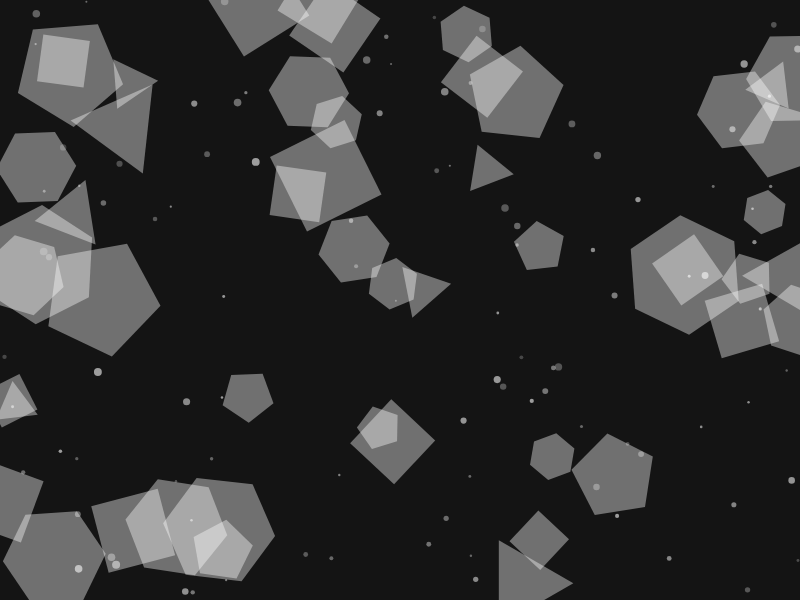
Frame 1 (no input)
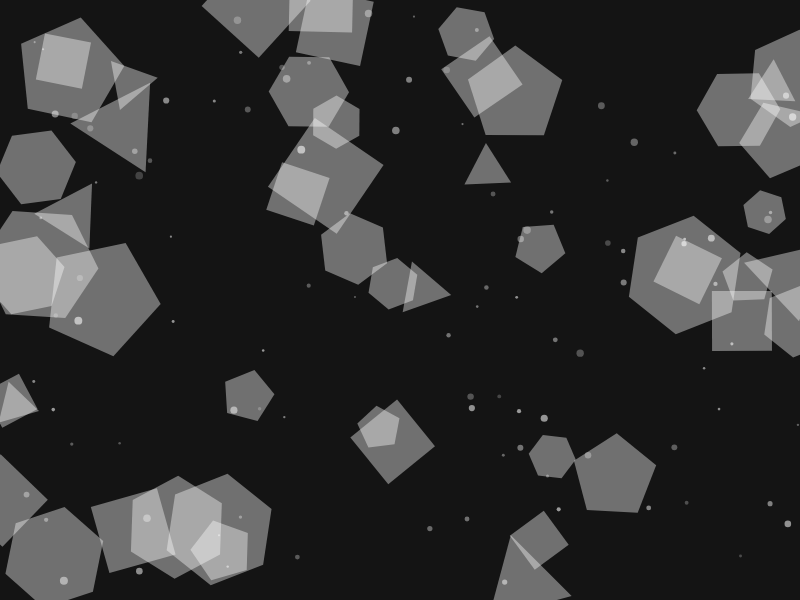
Frame 60 (no input)
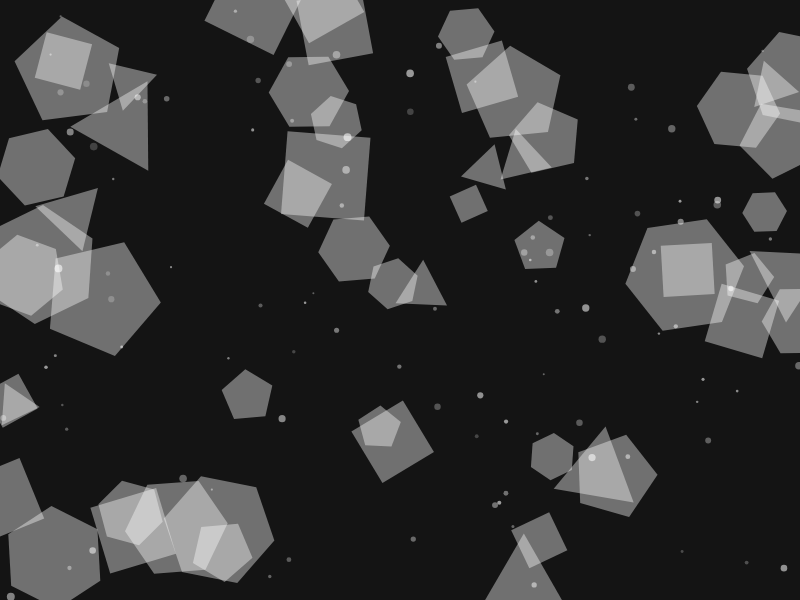
Frame 120 (the mouse pressed at the canvas centre since frame 60)

The p5.js sketch that drew these frames (run headless with seeded random() and noise() and a simulated clock; from frame 60 on, the mouse is pressed at the canvas centre):

// p5.js sketch
// ── sketch.js
let streams = [];
let clusters = [];
let numStreams = 100;
let numClusters = 50;

function setup() {
  createCanvas(800, 600);
  colorMode(GRAY);
  noStroke();

  // Create flowing light streaks
  for (let i = 0; i < numStreams; i++) {
    streams.push({
      x: random(width),
      y: random(height),
      vx: random(-1, 1),
      vy: random(-1, 1),
      size: random(2, 8),
      alpha: random(50, 150),
      path: []
    });
  }

  // Create initial clusters
  for (let i = 0; i < numClusters; i++) {
    clusters.push({
      x: random(width),
      y: random(height),
      size: random(20, 60),
      angle: random(TWO_PI),
      rotationSpeed: random(-0.01, 0.01),
      shape: int(random(3, 7)) // number of points
    });
  }
}

function draw() {
  background(20);

  // Update and draw streams
  for (let stream of streams) {
    // Move stream
    stream.x += stream.vx;
    stream.y += stream.vy;

    // Add to path
    stream.path.push({x: stream.x, y: stream.y});
    if (stream.path.length > 50) {
      stream.path.shift();
    }

    // Draw stream trail
    fill(255, stream.alpha);
    for (let i = 0; i < stream.path.length - 1; i++) {
      let alpha = map(i, 0, stream.path.length - 1, 0, stream.alpha);
      fill(255, alpha);
      let p1 = stream.path[i];
      let p2 = stream.path[i + 1];
      line(p1.x, p1.y, p2.x, p2.y);
    }

    // Draw head of stream
    ellipse(stream.x, stream.y, stream.size);

    // Boundary check
    if (stream.x < 0 || stream.x > width || stream.y < 0 || stream.y > height) {
      stream.x = random(width);
      stream.y = random(height);
      stream.path = [];
    }
  }

  // Update and draw clusters
  for (let cluster of clusters) {
    cluster.angle += cluster.rotationSpeed;

    // Draw crystalline cluster
    push();
    translate(cluster.x, cluster.y);
    rotate(cluster.angle);

    fill(255, 100);
    noStroke();

    beginShape();
    for (let i = 0; i < cluster.shape; i++) {
      let angle = map(i, 0, cluster.shape, 0, TWO_PI);
      let x = cos(angle) * cluster.size;
      let y = sin(angle) * cluster.size;
      vertex(x, y);
    }
    endShape(CLOSE);

    pop();
  }

  // Occasionally create new clusters at intersections
  if (frameCount % 100 === 0 && clusters.length < 100) {
    for (let i = 0; i < 5; i++) {
      let x = random(width);
      let y = random(height);
      clusters.push({
        x: x,
        y: y,
        size: random(20, 60),
        angle: random(TWO_PI),
        rotationSpeed: random(-0.01, 0.01),
        shape: int(random(3, 7))
      });
    }
  }

  // Occasionally remove old clusters
  if (clusters.length > 80) {
    clusters = clusters.slice(0, 60);
  }
}
